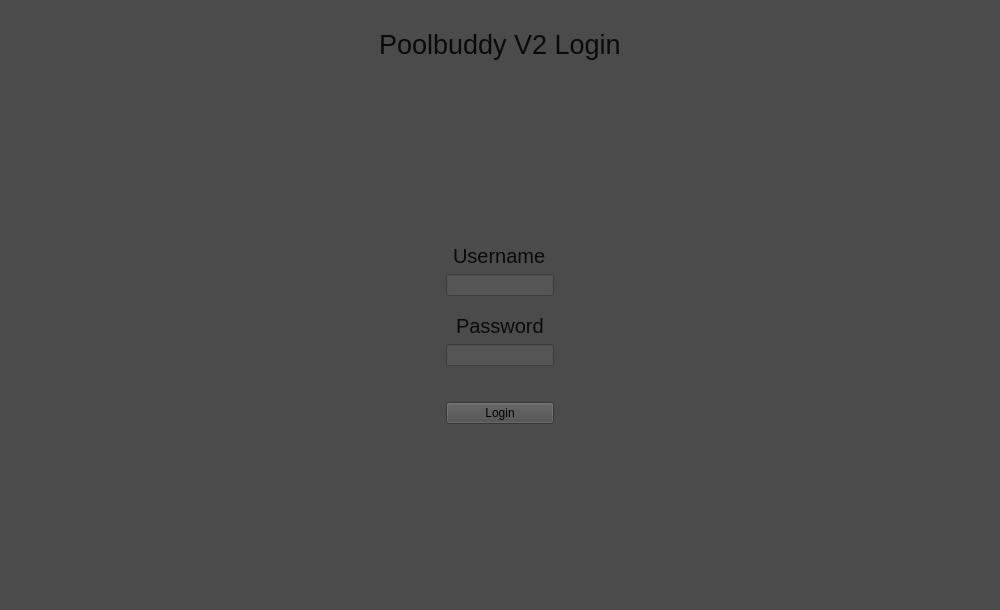
<?xml version="1.0" encoding="UTF-8"?>
<ui version="4.0">
 <class>MainWindow</class>
 <widget class="QMainWindow" name="MainWindow">
  <property name="geometry">
   <rect>
    <x>0</x>
    <y>0</y>
    <width>1000</width>
    <height>610</height>
   </rect>
  </property>
  <property name="sizePolicy">
   <sizepolicy hsizetype="Expanding" vsizetype="Expanding">
    <horstretch>0</horstretch>
    <verstretch>0</verstretch>
   </sizepolicy>
  </property>
  <property name="minimumSize">
   <size>
    <width>1000</width>
    <height>610</height>
   </size>
  </property>
  <property name="font">
   <font>
    <stylestrategy>PreferAntialias</stylestrategy>
   </font>
  </property>
  <property name="windowTitle">
   <string>Pool Buddy V2</string>
  </property>
  <property name="layoutDirection">
   <enum>Qt::LeftToRight</enum>
  </property>
  <property name="styleSheet">
   <string notr="true">background-color:rgb(75,75,75)</string>
  </property>
  <widget class="QWidget" name="centralwidget">
   <layout class="QGridLayout" name="gridLayout_2">
    <item row="1" column="3" alignment="Qt::AlignHCenter|Qt::AlignVCenter">
     <widget class="QLabel" name="titleLabel">
      <property name="sizePolicy">
       <sizepolicy hsizetype="Fixed" vsizetype="Fixed">
        <horstretch>0</horstretch>
        <verstretch>0</verstretch>
       </sizepolicy>
      </property>
      <property name="font">
       <font>
        <pointsize>20</pointsize>
       </font>
      </property>
      <property name="styleSheet">
       <string notr="true">color:rgb(10,10,10);</string>
      </property>
      <property name="text">
       <string>Poolbuddy V2 Login</string>
      </property>
     </widget>
    </item>
    <item row="0" column="3">
     <spacer name="verticalSpacer_3">
      <property name="orientation">
       <enum>Qt::Vertical</enum>
      </property>
      <property name="sizeType">
       <enum>QSizePolicy::Fixed</enum>
      </property>
      <property name="sizeHint" stdset="0">
       <size>
        <width>20</width>
        <height>20</height>
       </size>
      </property>
     </spacer>
    </item>
    <item row="3" column="3">
     <layout class="QGridLayout" name="gridLayout">
      <item row="2" column="0">
       <widget class="QLineEdit" name="usernameTxtBox">
        <property name="sizePolicy">
         <sizepolicy hsizetype="Fixed" vsizetype="Fixed">
          <horstretch>0</horstretch>
          <verstretch>0</verstretch>
         </sizepolicy>
        </property>
        <property name="styleSheet">
         <string notr="true">background-color:rgb(85,85,85); color:white;</string>
        </property>
       </widget>
      </item>
      <item row="4" column="0" alignment="Qt::AlignHCenter|Qt::AlignVCenter">
       <widget class="QLabel" name="passwordLabel">
        <property name="sizePolicy">
         <sizepolicy hsizetype="Fixed" vsizetype="Fixed">
          <horstretch>0</horstretch>
          <verstretch>0</verstretch>
         </sizepolicy>
        </property>
        <property name="font">
         <font>
          <pointsize>15</pointsize>
         </font>
        </property>
        <property name="styleSheet">
         <string notr="true">color:rgb(10,10,10);</string>
        </property>
        <property name="text">
         <string>Password</string>
        </property>
       </widget>
      </item>
      <item row="3" column="0">
       <spacer name="verticalSpacer_4">
        <property name="orientation">
         <enum>Qt::Vertical</enum>
        </property>
        <property name="sizeType">
         <enum>QSizePolicy::Fixed</enum>
        </property>
        <property name="sizeHint" stdset="0">
         <size>
          <width>0</width>
          <height>12</height>
         </size>
        </property>
       </spacer>
      </item>
      <item row="5" column="0">
       <widget class="QLineEdit" name="passwordTxtBox">
        <property name="sizePolicy">
         <sizepolicy hsizetype="Fixed" vsizetype="Fixed">
          <horstretch>0</horstretch>
          <verstretch>0</verstretch>
         </sizepolicy>
        </property>
        <property name="styleSheet">
         <string notr="true">background-color:rgb(85,85,85); color:white;</string>
        </property>
        <property name="echoMode">
         <enum>QLineEdit::Password</enum>
        </property>
       </widget>
      </item>
      <item row="1" column="0" alignment="Qt::AlignHCenter">
       <widget class="QLabel" name="usernameLabel">
        <property name="sizePolicy">
         <sizepolicy hsizetype="Fixed" vsizetype="Fixed">
          <horstretch>0</horstretch>
          <verstretch>0</verstretch>
         </sizepolicy>
        </property>
        <property name="font">
         <font>
          <pointsize>15</pointsize>
         </font>
        </property>
        <property name="styleSheet">
         <string notr="true">color:rgb(10,10,10);</string>
        </property>
        <property name="text">
         <string>Username</string>
        </property>
       </widget>
      </item>
      <item row="0" column="0">
       <spacer name="verticalSpacer">
        <property name="orientation">
         <enum>Qt::Vertical</enum>
        </property>
        <property name="sizeType">
         <enum>QSizePolicy::MinimumExpanding</enum>
        </property>
        <property name="sizeHint" stdset="0">
         <size>
          <width>20</width>
          <height>10</height>
         </size>
        </property>
       </spacer>
      </item>
      <item row="8" column="0">
       <spacer name="verticalSpacer_2">
        <property name="orientation">
         <enum>Qt::Vertical</enum>
        </property>
        <property name="sizeType">
         <enum>QSizePolicy::MinimumExpanding</enum>
        </property>
        <property name="sizeHint" stdset="0">
         <size>
          <width>0</width>
          <height>120</height>
         </size>
        </property>
       </spacer>
      </item>
      <item row="7" column="0">
       <widget class="QPushButton" name="loginBtn">
        <property name="text">
         <string>Login</string>
        </property>
       </widget>
      </item>
      <item row="6" column="0">
       <spacer name="verticalSpacer_5">
        <property name="orientation">
         <enum>Qt::Vertical</enum>
        </property>
        <property name="sizeType">
         <enum>QSizePolicy::Fixed</enum>
        </property>
        <property name="sizeHint" stdset="0">
         <size>
          <width>20</width>
          <height>30</height>
         </size>
        </property>
       </spacer>
      </item>
     </layout>
    </item>
   </layout>
  </widget>
 </widget>
 <resources/>
 <connections/>
 <designerdata>
  <property name="gridDeltaX">
   <number>10</number>
  </property>
  <property name="gridDeltaY">
   <number>10</number>
  </property>
  <property name="gridSnapX">
   <bool>true</bool>
  </property>
  <property name="gridSnapY">
   <bool>true</bool>
  </property>
  <property name="gridVisible">
   <bool>false</bool>
  </property>
 </designerdata>
</ui>
